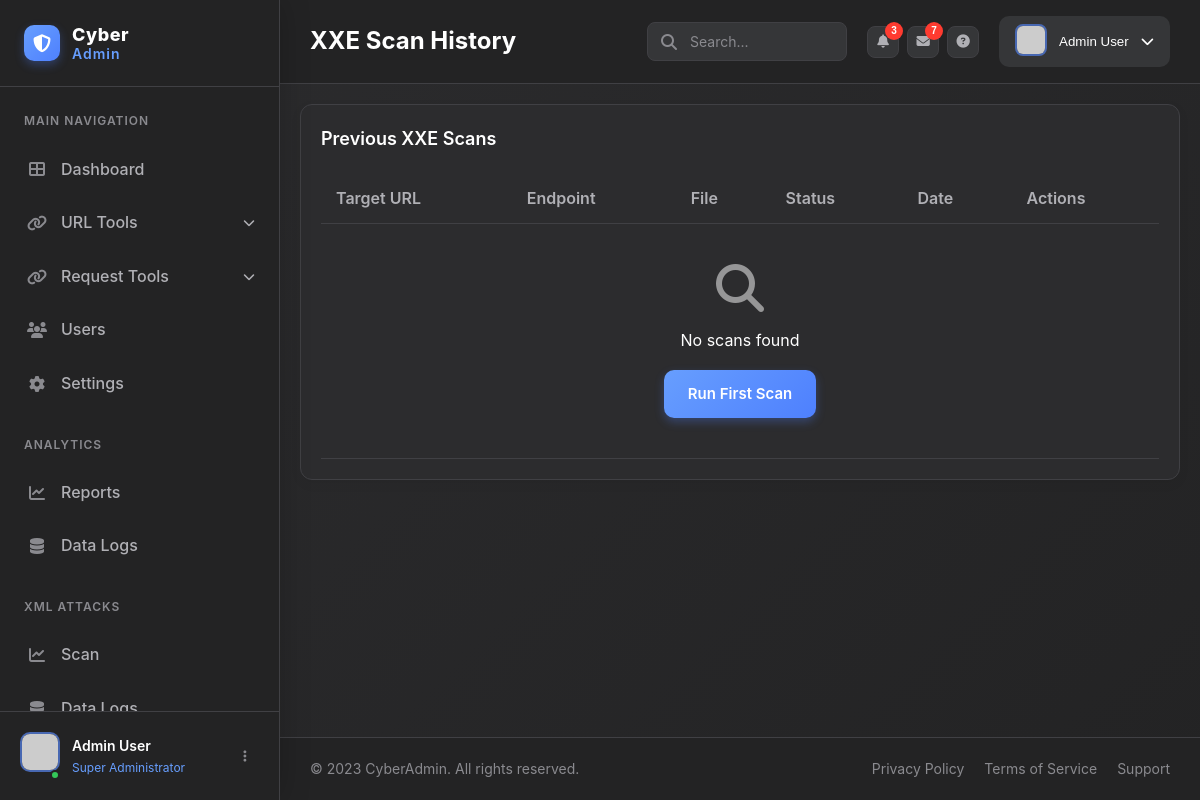
The page /Tools/history/ on the database as committed earlier.
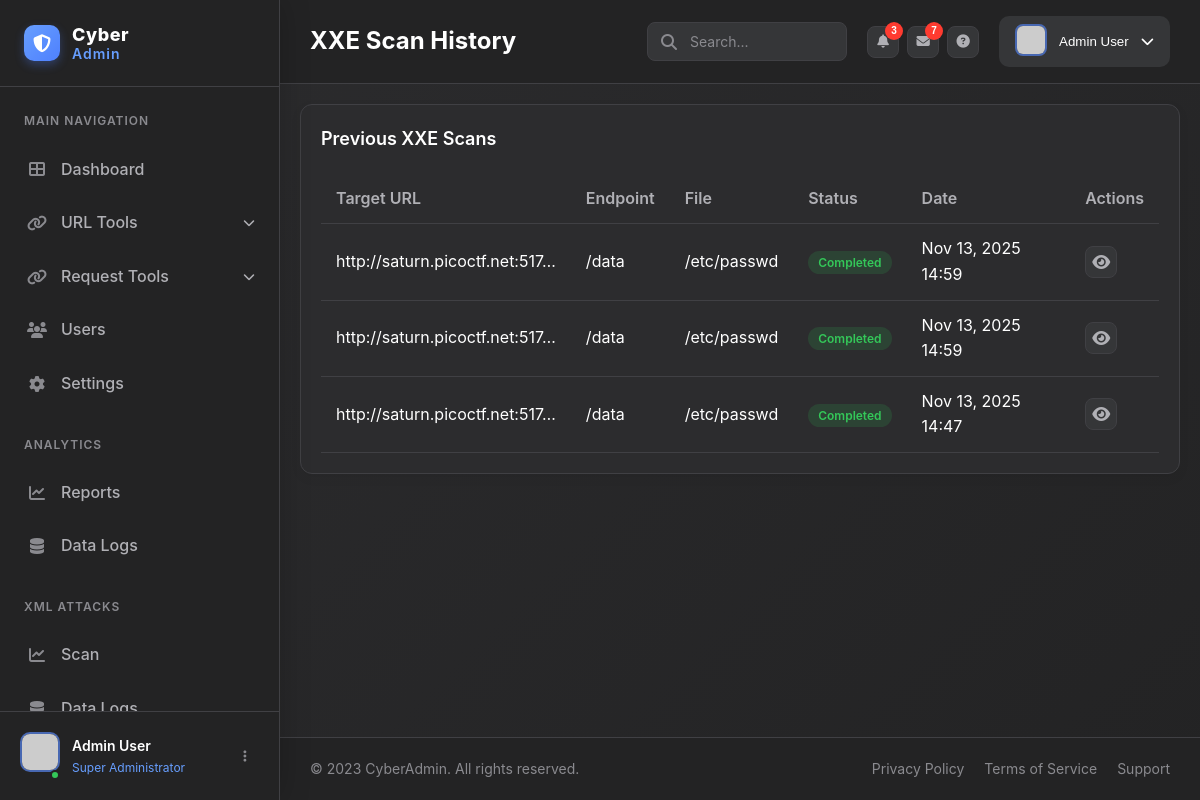
The same page on the database as committed later.
### Tools/XXS/models.py (models this page shows, shortened)
class XXEScan(models.Model):
    HEADER_CHOICES = [
        ('default', 'Default Headers'),
        ('custom', 'Custom Headers')
    ]
    target_url = models.URLField()
    endpoint = models.CharField(max_length=200, default='/data')
    method = models.CharField(max_length=10, default='POST')
    file_to_read = models.CharField(max_length=500, default='/etc/passwd')
    timeout = models.IntegerField(default=10)
    header_choice = models.CharField(max_length=10, choices=HEADER_CHOICES, default='default')
    custom_headers = models.TextField(blank=True, null=True)
    status = models.CharField(max_length=20, default='pending')
    created_at = models.DateTimeField(auto_now_add=True)

### Tools/XXS/views.py (the view)
# urls.py: path('history/', views.ScanHistoryView.as_view(), name='history'),
class ScanHistoryView(View):
    def get(self, request):
        scans = XXEScan.objects.all().order_by('-created_at')
        return render(request, 'xxe_scanner/history.html', {'scans': scans})

### Tools/templates/xxe_scanner/history.html (shortened to what this page needs)
{% extends "Home/base.html" %}
{% block page_title %}XXE Scan History{% endblock %}
{% block body %}
<div class="dashboard-content">
    <div class="table-card">
        <div class="table-header">
            <h3>Previous XXE Scans</h3>
        </div>
        <div class="table-container">
            <table class="data-table">
                <thead>
                    <tr>
                        <th>Target URL</th>
                        <th>Endpoint</th>
                        <th>File</th>
                        <th>Status</th>
                        <th>Date</th>
                        <th>Actions</th>
                    </tr>
                </thead>
                <tbody>
                    {% for scan in scans %}
                    <tr>
                        <td>{{ scan.target_url|truncatechars:30 }}</td>
                        <td>{{ scan.endpoint }}</td>
                        <td>{{ scan.file_to_read|truncatechars:20 }}</td>
                        <td>
                            <span class="status-badge {% if scan.status == 'completed' %}success{% else %}error{% endif %}">
                                {{ scan.status|title }}
                            </span>
                        </td>
                        <td>{{ scan.created_at|date:"M d, Y H:i" }}</td>
                        <td>
                            <div class="action-buttons">
                                <a href="{% url 'xxe_scanner:scan_detail' scan.id %}" class="action-btn view" title="View Details">
                                    <i class="fas fa-eye"></i>
                                </a>
                            </div>
                        </td>
                    </tr>
                    {% empty %}
                    <tr>
                        <td colspan="6" style="text-align: center; padding: 40px;">
                            <i class="fas fa-search" style="font-size: 48px; opacity: 0.5; margin-bottom: 16px;"></i>
                            <p>No scans found</p>
                            <a href="{% url 'xxe_scanner:scan' %}" class="btn-primary" style="margin-top: 16px;">
                                Run First Scan
                            </a>
                        </td>
                    </tr>
                    {% endfor %}
                </tbody>
            </table>
        </div>
    </div>
</div>
{% endblock %}

### Home/templates/Home/base.html (shortened to what this page needs)
{% load static %}
<!DOCTYPE html>
<html lang="en">
<head>
    <link rel="stylesheet" href="https://cdnjs.cloudflare.com/ajax/libs/font-awesome/6.4.0/css/all.min.css">
    <link rel="stylesheet" href="{% static 'css/style.css' %}">
</head>
<body>
    <div class="dashboard-container">
        <aside class="sidebar">
            <div class="sidebar-header">
                <div class="logo">
                    <div class="logo-icon">
                        <i class="fas fa-shield-alt"></i>
                    </div>
                    <div class="logo-text">
                        <span class="logo-primary">Cyber</span>
                        <span class="logo-secondary">Admin</span>
                    </div>
                </div>
            </div>
            <nav class="sidebar-nav">
                <div class="nav-section">
                    <h3 class="nav-section-title">MAIN NAVIGATION</h3>
                    <ul>
                        <li>
                            <a href="{% url 'dashboard' %}" class="nav-link">
                                <div class="nav-icon">
                                    <i class="fas fa-th-large"></i>
                                </div>
                                <span class="nav-text">Dashboard</span>
                            </a>
                        </li>
                        <li class="nav-item dropdown">
                            <a href="#" class="nav-link dropdown-toggle">
                                <div class="nav-icon">
                                    <i class="fas fa-link"></i>
                                </div>
                                <span class="nav-text">URL Tools</span>
                                <i class="dropdown-icon fas fa-chevron-down"></i>
                            </a>
                        </li>
                        <li class="nav-item dropdown">
                            <a href="#" class="nav-link dropdown-toggle">
                                <div class="nav-icon">
                                    <i class="fas fa-link"></i>
                                </div>
                                <span class="nav-text">Request Tools</span>
                                <i class="dropdown-icon fas fa-chevron-down"></i>
                            </a>
                        </li>
                        <li>
                            <a href="#" class="nav-link">
                                <div class="nav-icon">
                                    <i class="fas fa-users"></i>
                                </div>
                                <span class="nav-text">Users</span>
                            </a>
                        </li>
                        <li>
                            <a href="#" class="nav-link">
                                <div class="nav-icon">
                                    <i class="fas fa-cog"></i>
                                </div>
                                <span class="nav-text">Settings</span>
                            </a>
                        </li>
                    </ul>
                </div>
                <div class="nav-section">
                    <h3 class="nav-section-title">ANALYTICS</h3>
                    <ul>
                        <li>
                            <a href="#" class="nav-link">
                                <div class="nav-icon">
                                    <i class="fas fa-chart-line"></i>
                                </div>
                                <span class="nav-text">Reports</span>
                            </a>
                        </li>
                        <li>
                            <a href="#" class="nav-link">
                                <div class="nav-icon">
                                    <i class="fas fa-database"></i>
                                </div>
                                <span class="nav-text">Data Logs</span>
                            </a>
                        </li>
                    </ul>
                </div>
                <div class="nav-section">
                    <h3 class="nav-section-title">XML Attacks</h3>
                    <ul>
                        <li>
                            <a href="{% url "scan" %}" class="nav-link">
                                <div class="nav-icon">
                                    <i class="fas fa-chart-line"></i>
                                </div>
                                <span class="nav-text">Scan</span>
                            </a>
                        </li>
                        <li>
                            <a href="#" class="nav-link">
                                <div class="nav-icon">
                                    <i class="fas fa-database"></i>
                                </div>
                                <span class="nav-text">Data Logs</span>
                            </a>
                        </li>
                    </ul>
                </div>
            </nav>
            <div class="sidebar-footer">
                <div class="user-profile">
                    <div class="user-avatar">
                        <img src="https://ui-avatars.com/api/?name=Admin+User&background=4868b2&color=fff" alt="Admin User">
                        <span class="status-indicator"></span>
                    </div>
                    <div class="user-info">
                        <span class="user-name">Admin User</span>
                        <span class="user-role">Super Administrator</span>
                    </div>
                    <button class="user-menu-toggle">
                        <i class="fas fa-ellipsis-v"></i>
                    </button>
                </div>
            </div>
        </aside>
        <main class="main-content">
            <header class="main-header">
                <div class="header-left">
                    <h1>{% block page_title %}Dashboard{% endblock %}</h1>
                </div>
                <div class="header-right">
                    <div class="search-container">
                        <i class="fas fa-search search-icon"></i>
                        <input type="text" class="search-input" placeholder="Search...">
                    </div>
                    <div class="header-actions">
                        <button class="action-btn">
                            <i class="fas fa-bell"></i>
                            <span class="notification-badge">3</span>
                        </button>
                        <button class="action-btn">
                            <i class="fas fa-envelope"></i>
                            <span class="notification-badge">7</span>
                        </button>
                        <button class="action-btn">
                            <i class="fas fa-question-circle"></i>
                        </button>
                    </div>
                    <div class="profile-dropdown">
                        <button class="profile-btn" id="profileDropdown">
                            <div class="profile-avatar">
                                <img src="https://ui-avatars.com/api/?name=Admin+User&background=4868b2&color=fff" alt="Admin User">
                            </div>
                            <span>Admin User</span>
                            <i class="fas fa-chevron-down"></i>
                        </button>
                    </div>
                </div>
            </header>
            <div class="content-area">
                {% block body %}{% endblock %}
            </div>
            <footer class="main-footer">
                <p>© 2023 CyberAdmin. All rights reserved.</p>
                <div class="footer-links">
                    <a href="#">Privacy Policy</a>
                    <a href="#">Terms of Service</a>
                    <a href="#">Support</a>
                </div>
            </footer>
        </main>
    </div>
</body>
</html>

Rows that differ between the two databases and show on the page:
added XXEScan: target_url "http://saturn.picoctf.net:517…", endpoint "/data", file_to_read "/etc/passwd", status "Completed", created_at "Nov 13, 2025 14:59"
added XXEScan: target_url "http://saturn.picoctf.net:517…", endpoint "/data", file_to_read "/etc/passwd", status "Completed", created_at "Nov 13, 2025 14:59"
added XXEScan: target_url "http://saturn.picoctf.net:517…", endpoint "/data", file_to_read "/etc/passwd", status "Completed", created_at "Nov 13, 2025 14:47"
Other text that changed with them:
text no longer shown: "No scans found Run First Scan"
